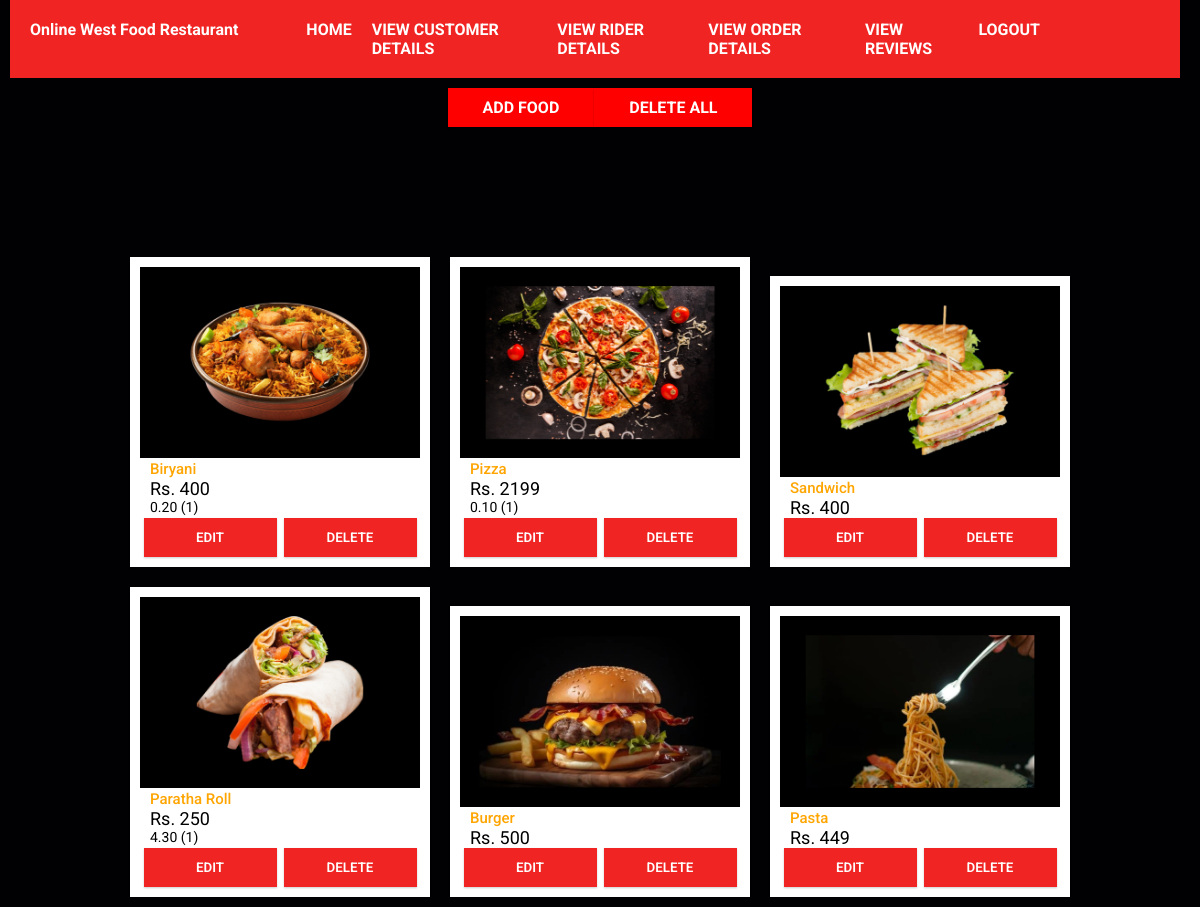
The page /admin/home (signed in) on the database its author committed.
### tables this page shows
CREATE TABLE Food
    (
        food_no          INTEGER PRIMARY KEY AUTOINCREMENT ,
        food_image       VARCHAR(300) ,
        food_price       int,
        food_title       VARCHAR (100) ,
        food_description VARCHAR (500) ,
        admin_id         int NOT NULL,
        FOREIGN KEY (ADMIN_ID) REFERENCES ADMIN(ADMIN_ID)
    );

### app.py (the view)
@app.route('/admin/home')
def admin():
    if "email" and "password" in session:
        foods = db.returnFoods()
        foods = foods.fetchall()
        foodnosAndRates = db.returnAllReviewsRatesAndFood_nos()
        foodnosAndRates = foodnosAndRates.fetchall()
        return render_template('admin.html', foods=foods, foodnosAndRates=foodnosAndRates)
    return redirect(url_for('adminLogin'))

### database.py (called while the page is built)
    @ staticmethod
    def returnFoods():
        connection = s.connect("foodSystem.db")
        cursor = connection.cursor()
        foods = cursor.execute("SELECT * from Food")
        return foods

    @staticmethod
    def returnAllReviewsRatesAndFood_nos():
        connection = s.connect("foodSystem.db")
        cursor = connection.cursor()
        reviews = cursor.execute(f'''
            SELECT f.food_no, avg(r.review_rate), count(*) from Reviews r
            inner join Ordered o
            on o.Order_Id = r.Order_Id
            INNER join Customers c
            on o.customer_id = c.customer_id
            inner join Food f
            on o.food_no = f.food_no
            GROUP by f.food_no
        ''')
        return reviews

### templates/admin.html (shortened to what this page needs)
{% extends 'adminBase.html' %}
{% block body %}
<span class="addDelete">
<span class="addProduct">
<a href="{{ url_for('addFood') }}"><button style="background-color: red; color: white;">ADD FOOD</button></a>
</span>
<span class="deleteAll">
    <a href="{{ url_for('deleteAll') }}"><button style="background-color: red; color: white;" >DELETE ALL</button></a>
</span>
</span>
<div class="orders">
    {% for  i in range(foods|length) %}
    <div class="orderCard">
        <div class="orderImage">
            <img src="/static/images/{{ foods[i][1] }}" alt="">
        </div>
        <div class="orderTitle">
            <h2>{{ foods[i][3] }}</h2>
        </div>
        <div class="orderPrice">
            <p>Rs. {{ foods[i][2] }}</p>
        </div>
        {% for j in range(foodnosAndRates|length) %}
            {% if foods[i][0] == foodnosAndRates[j][0] %}
            <div class="orderRating">
                <p style="margin-bottom: 3px;"> {{ "%.2f"|format(foodnosAndRates[j][1]) }} ({{ foodnosAndRates[j][2] }})</p>
            </div>
        {% endif %}
    {% endfor %}
    <div class="editDel">
        <span class="editBtn">
            <a href="/edit/{{ foods[i][0] }}"><button>EDIT</button></a>
        </span>
        <span class="delBtn">
            <a href="/delete/{{ foods[i][0] }}"><button>DELETE</button></a>
        </span>
    </div>
    </div>
    {% endfor %}
</div>
{% endblock body %}

### static/css/adminStyle.css (style rules this page uses)
* { margin: 0; padding: 0; font-family:system-ui, -apple-system, BlinkMacSystemFont, 'Segoe UI', Roboto, Oxygen, Ubuntu, Cantarell, 'Open Sans', 'Helvetica Neue', sans-serif; }
body { background-color: #000000; }
.addDelete { display: flex; justify-content: center; }
.addProduct a button, .deleteAll a button { margin-top: 10px; padding: 10px 35px 10px 35px; font-weight:700; font-size:medium; box-sizing: border-box; background-color: white; border: none; cursor: pointer; box-shadow: 0 1px 2px rgba(0, 0, 0, 0.2); }

### static/css/style.css (style rules this page uses)
:root { --main-color: #f12424; --black: #13131a; --bg: #010103; --border: .1rem solid rgba(255, 255, 255, .3); }
* { margin: 0; padding: 0; font-family:'Roboto', sans-serif; outline: none; border:none; box-sizing: border-box; text-decoration: none; text-transform: capitalize; transition: .2s linear; }
html { font-size: 62.5%; overflow-x: hidden; scroll-padding-top: 9rem; scroll-behavior: smooth; }
body { background: var(--bg); }
.orders { display: flex; justify-content: center; flex-direction: row; flex-wrap: wrap; align-items:flex-end; margin-top: 10%; }
.orderCard { margin: 10px; width: 25%; padding: 10px; display: flex; flex-direction: column; background-color: white; box-shadow: 0 1px 2px rgba(0, 0, 0, 0.2); }
.orderImage img { width: 100%; }
.orderTitle h2 { margin-left: 10px; color: orange; font-weight:500; }
.orderPrice { font-weight:400; font-size: large; margin-left: 10px; }
.orderRating { font-weight:400; font-size: 14px; margin-left: 10px; }
.editDel { display: flex; flex-direction: row; }
.editBtn a button, .delBtn a button { width: 95%; font-weight: 600; padding: 12px; border: none; cursor: pointer; color: white; background-color: #f12424; box-shadow: 0 1px 2px rgba(0, 0, 0, 0.2); }
.editBtn, .delBtn { width: 100%; text-align: center; }

### rows shown on the page
Food: food_image (picture), food_title "Biryani", food_price "400"
Food: food_image (picture), food_title "Pizza", food_price "2199"
Food: food_image (picture), food_title "Sandwich", food_price "400"
Food: food_image (picture), food_title "Paratha Roll", food_price "250"
Food: food_image (picture), food_title "Burger", food_price "500"
Food: food_image (picture), food_title "Pasta", food_price "449"

### other values the page prints
{{ "%.2f"|format(foodnosAndRates[j][1]) }} "0.20" "0.10" "4.30"
{{ foodnosAndRates[j][2] }} "1" "1" "1"
